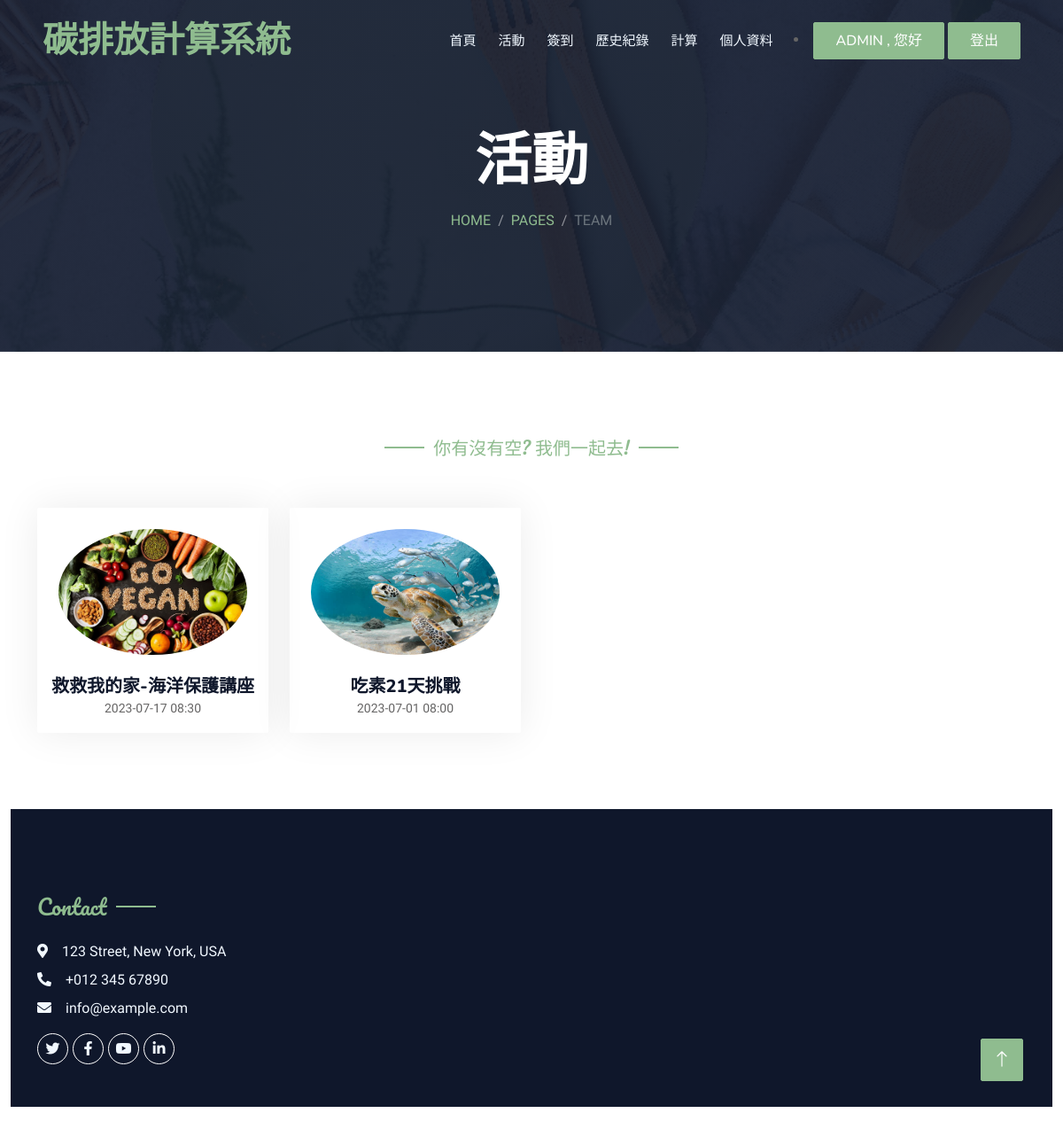
The page /碳排放/actAdmin.php (signed in) on the database its author committed.
### tables this page shows
CREATE TABLE `event` (
  `Name` varchar(20) NOT NULL,
  `Summery` varchar(20) NOT NULL,
  `Date` datetime(6) NOT NULL,
  `endDate` datetime(6) NOT NULL,
  `Location` varchar(50) NOT NULL,
  `ID` int(10) NOT NULL
);

### 碳排放/actAdmin.php (the view, shortened to what this page needs)
<!DOCTYPE html>
<html lang="en">
<head>
    <link href="https://cdnjs.cloudflare.com/ajax/libs/font-awesome/5.10.0/css/all.min.css" rel="stylesheet">
    <link href="https://cdn.jsdelivr.net/npm/bootstrap-icons@1.4.1/font/bootstrap-icons.css" rel="stylesheet">
    <link href="lib/animate/animate.min.css" rel="stylesheet">
    <link href="lib/owlcarousel/assets/owl.carousel.min.css" rel="stylesheet">
    <link href="lib/tempusdominus/css/tempusdominus-bootstrap-4.min.css" rel="stylesheet" />
    <link href="css/bootstrap.min.css" rel="stylesheet">
    <link href="css/style.css" rel="stylesheet">
</head>
<body>
    <div class="container-xxl bg-white p-0">
        <div class="container-xxl position-relative p-0">
            <nav class="navbar navbar-expand-lg navbar-dark bg-dark px-4 px-lg-5 py-3 py-lg-0">
                <a href="" class="navbar-brand p-0">
                    <h1 class="text-primary m-0"></i>碳排放計算系統</h1>
                </a>
                <div class="collapse navbar-collapse" id="navbarCollapse">
                    <div class="navbar-nav ms-auto py-0 pe-4">
                        <a href="index.php" class="nav-item nav-link">首頁</a>
                        <a href="actUser.php" class="nav-item nav-link">活動</a>
                        <a href="signin.php" class="nav-item nav-link">簽到</a>
                        <a href="history.php" class="nav-item nav-link">歷史紀錄</a>
                        <a href="count.php" class="nav-item nav-link">計算</a>
                        <?php if (empty($_SESSION["ID"])) { ?>
                    </div>
                    <li>
                        <a href="login.php" class="btn btn-primary py-2 px-4">登入</a>
                        <a href="insert.php" class="btn btn-primary py-2 px-4">註冊</a>
                    </li>
                <?php } else { ?>
                    <a href="information.php" class="nav-item nav-link">個人資料</a>
                </div>
                <li>
                    <a class="btn btn-primary py-2 px-4"><?php echo $_SESSION["Name"] ?> , 您好</a>
                    <a href="logout.php" class="btn btn-primary py-2 px-4">登出</a>
                </li>
        </div>
    <?php } ?>
    </nav>
    <div class="container-xxl py-5 bg-dark hero-header mb-5">
        <div class="container text-center my-5 pt-5 pb-4">
            <h1 class="display-3 text-white mb-3 animated slideInDown">活動</h1>
            <nav aria-label="breadcrumb">
                <ol class="breadcrumb justify-content-center text-uppercase">
                    <li class="breadcrumb-item"><a href="#">Home</a></li>
                    <li class="breadcrumb-item"><a href="#">Pages</a></li>
                    <li class="breadcrumb-item text-white active" aria-current="page">Team</li>
                </ol>
            </nav>
        </div>
    </div>
    </div>
    <div class="container-xxl pt-5 pb-3">
        <div class="container">
            <div class="text-center wow fadeInUp" data-wow-delay="0.1s">
                <h5 class="section-title ff-secondary text-center text-primary fw-normal"> 你有沒有空? 我們一起去! </h5>
            </div>
            <div class="row g-4">
                <?php
                $link = mysqli_connect("localhost", "root", "", "sa");
                $sql = "SELECT MAX(ID) AS maxId FROM event";
                $result = mysqli_query($link, $sql);
                while ($row = mysqli_fetch_assoc($result)) {
                    $maxID = $row['maxId'];
                }
                for ($i = 0; $i <= $maxID; $i++) {
                    $sql = "SELECT Name, Summery, DATE_FORMAT(Date, '%Y-%m-%d %H:%i') AS Date, Location, DATE_FORMAT(endDate, '%Y-%m-%d %H:%i') AS endDate FROM event WHERE ID=$i LIMIT 1";
                    $result = mysqli_query($link, $sql);
                    while ($row = mysqli_fetch_assoc($result)) {
                ?>
                        <div class="col-lg-3 col-md-6 wow fadeInUp" data-wow-delay="0.1s">
                            <div class="team-item text-center rounded overflow-hidden">
                                <div id="myObject<?php echo $i; ?>">
                                    <div class="rounded-circle overflow-hidden m-4">
                                        <img class="img-fluid" src="img/活動<?php echo $i; ?>.jpg" alt="">
                                    </div>
                                </div>
                                <h5 class="mb-0"><?php echo $row['Name']; ?></h5>
                                <small><?php echo $row['Date']; ?></small>
                            </div>
                        </div>
                <?php
                    }
                }
                ?>
            </div>
            <a href="#" class="btn btn-lg btn-primary btn-lg-square back-to-top"><i class="bi bi-arrow-up"></i></a>
        </div>
        <div class="container-fluid bg-dark text-light footer pt-5 mt-5 wow fadeIn" data-wow-delay="0.1s">
            <div class="container py-5">
                <div class="row g-5">
                    <div class="col-lg-3 col-md-6">
                        <h4 class="section-title ff-secondary text-start text-primary fw-normal mb-4">Contact</h4>
                        <p class="mb-2"><i class="fa fa-map-marker-alt me-3"></i>123 Street, New York, USA</p>
                        <p class="mb-2"><i class="fa fa-phone-alt me-3"></i>+012 345 67890</p>
                        <p class="mb-2"><i class="fa fa-envelope me-3"></i>info@example.com</p>
                        <div class="d-flex pt-2">
                            <a class="btn btn-outline-light btn-social" href=""><i class="fab fa-twitter"></i></a>
                            <a class="btn btn-outline-light btn-social" href=""><i class="fab fa-facebook-f"></i></a>
                            <a class="btn btn-outline-light btn-social" href=""><i class="fab fa-youtube"></i></a>
                            <a class="btn btn-outline-light btn-social" href=""><i class="fab fa-linkedin-in"></i></a>
                        </div>
                    </div>
                </div>
            </div>
        </div>
</body>
</html>

### 碳排放/css/style.css (style rules this page uses)
:root { --primary: #8fbc8f; --light: #F1F8FF; --dark: #0F172B; }
.ff-secondary { font-family: 'Pacifico', cursive; }
.back-to-top { position: fixed; display: none; right: 45px; bottom: 45px; z-index: 99; }
.btn { font-family: 'Nunito', sans-serif; font-weight: 500; text-transform: uppercase; transition: .5s; }
.btn.btn-primary, .btn.btn-secondary { color: #FFFFFF; }
.btn-lg-square { width: 48px; height: 48px; }
.btn-square, .btn-sm-square, .btn-lg-square { padding: 0; display: flex; align-items: center; justify-content: center; font-weight: normal; border-radius: 2px; }
.navbar-dark .navbar-nav .nav-link { position: relative; margin-left: 25px; padding: 35px 0; font-size: 15px; color: var(--light) !important; text-transform: uppercase; font-weight: 500; outline: none; transition: .5s; }
@media (min-width: 992px) { .navbar-dark { position: absolute; width: 100%; top: 0; left: 0; z-index: 999; background: transparent !important; } }
.hero-header { background: linear-gradient(rgba(15, 23, 43, .9), rgba(15, 23, 43, .9)), url(../img/bg-hero.jpg); background-position: center center; background-repeat: no-repeat; background-size: cover; }
.breadcrumb-item+.breadcrumb-item::before { color: rgba(255, 255, 255, .5); }
.section-title { position: relative; display: inline-block; }
.section-title::before { position: absolute; content: ""; width: 45px; height: 2px; top: 50%; left: -55px; margin-top: -1px; background: var(--primary); }
.section-title::after { position: absolute; content: ""; width: 45px; height: 2px; top: 50%; right: -55px; margin-top: -1px; background: var(--primary); }
.section-title.text-start::before, .section-title.text-end::after { display: none; }
.team-item { box-shadow: 0 0 45px rgba(0, 0, 0, .08); height: calc(100% - 38px); transition: .5s; }
.team-item img { transition: .5s; }
.footer .btn.btn-social { margin-right: 5px; width: 35px; height: 35px; display: flex; align-items: center; justify-content: center; color: var(--light); border: 1px solid #FFFFFF; border-radius: 35px; transition: .3s; }

### rows shown on the page
event: shows a picture, Name "救救我的家-海洋保護講座", Date "2023-07-17 08:30"
event: shows a picture, Name "吃素21天挑戰", Date "2023-07-01 08:00"

### other values the page prints
$_SESSION["Name"] "ADMIN"
